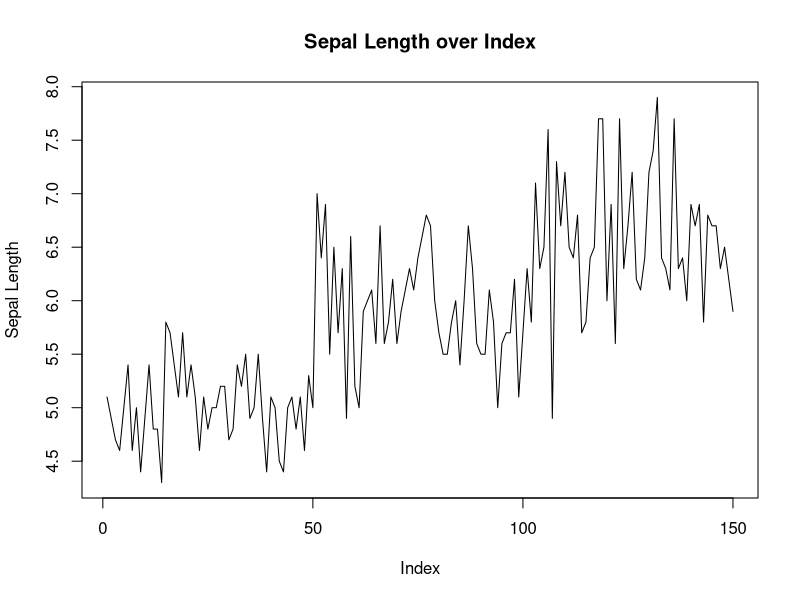
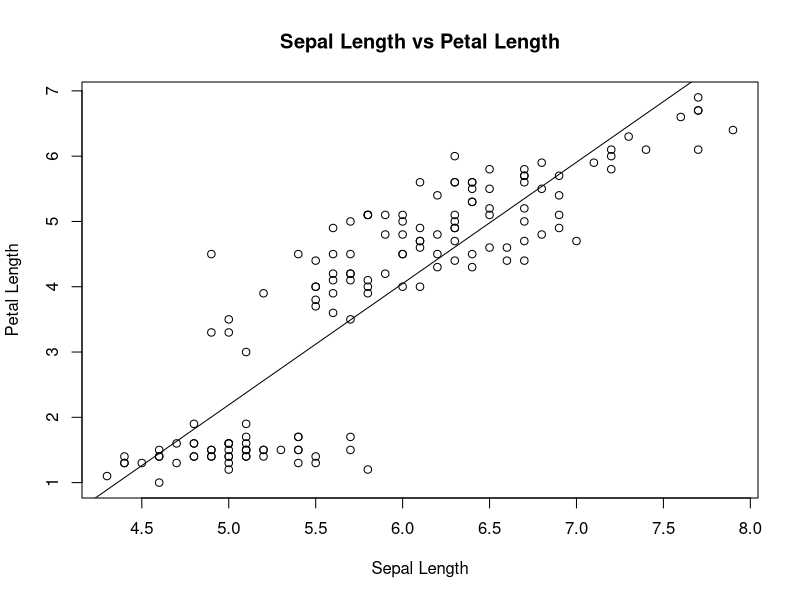
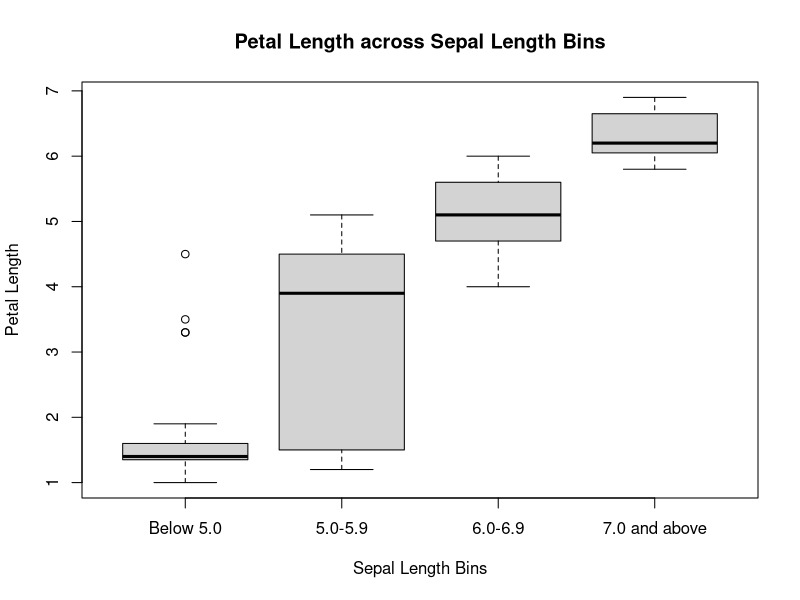

The R source for these figures, in order:
# Step 1: Load dataset
data(iris)

# Step 2: Display first few rows
head(iris)

# Step 3: Summary statistics
summary(iris)

# Step 4: Structure of dataset
str(iris)

# Step 5: Basic plot (Sepal Length vs index)
plot(iris$Sepal.Length, type="l",
     main="Sepal Length over Index",
     xlab="Index",
     ylab="Sepal Length")

# Step 6: Handle missing data
iris_clean <- na.omit(iris)
head(iris_clean)

# Step 7: Scatter plot
plot(iris_clean$Sepal.Length,
     iris_clean$Petal.Length,
     main="Sepal Length vs Petal Length",
     xlab="Sepal Length",
     ylab="Petal Length")

# Add regression line
model <- lm(Petal.Length ~ Sepal.Length, data=iris_clean)
abline(model)

# Step 8: Create bins for Sepal Length
iris_clean$Sepal_Bin <- cut(
  iris_clean$Sepal.Length,
  breaks=c(-Inf,5.0,6.0,7.0,Inf),
  labels=c("Below 5.0","5.0-5.9","6.0-6.9","7.0 and above")
)

# Boxplot
boxplot(Petal.Length ~ Sepal_Bin,
        data=iris_clean,
        main="Petal Length across Sepal Length Bins",
        xlab="Sepal Length Bins",
        ylab="Petal Length")
